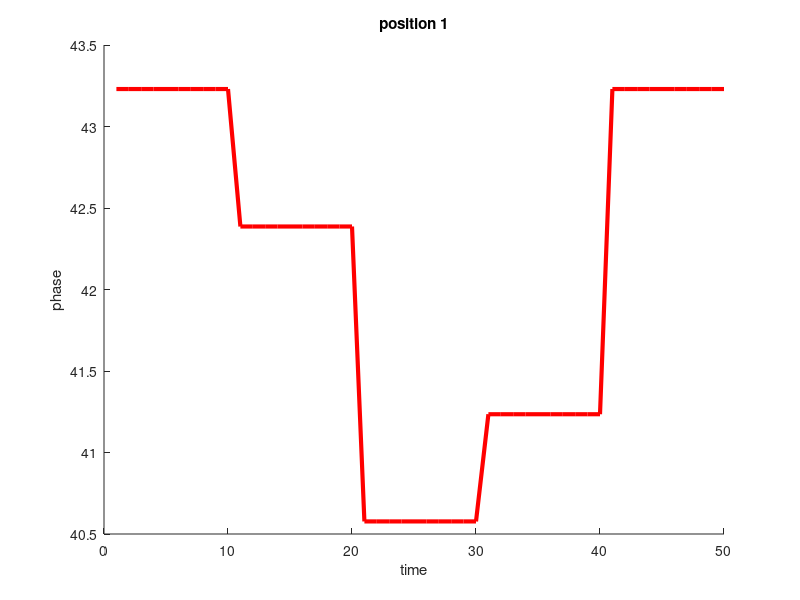
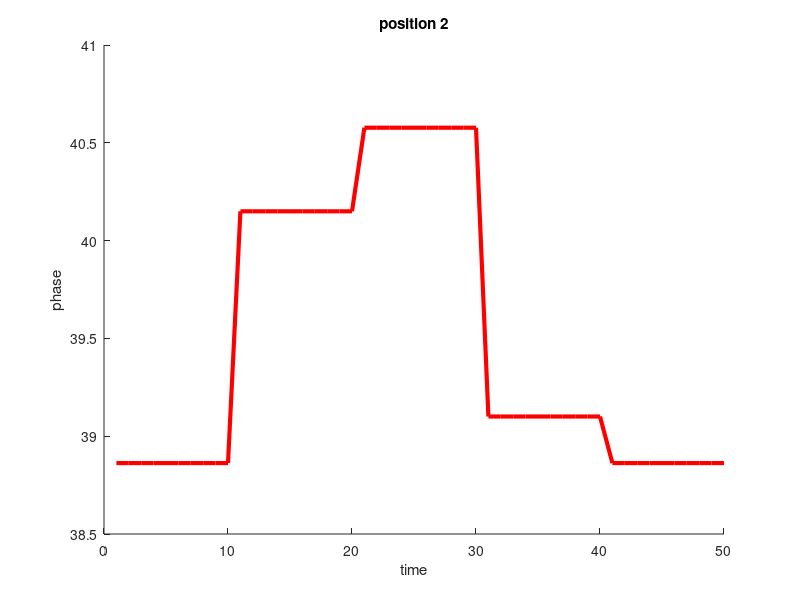

The MATLAB source for these figures, in order:
pathx = [ones(1, 10)*0.2 ones(1, 10)*0.3 ones(1, 10)*0.3 ones(1, 10)*0.2 ones(1, 10)*0.2];
pathy = [ones(1, 10)*(-0.4) ones(1, 10)*(-0.4) ones(1, 10)*(-0.3) ones(1, 10)*(-0.3) ones(1, 10)*(-0.4)];
% pathx = [ones(1, 10)*0.3 ones(1, 10)*0.2 ones(1, 10)*0.3 ones(1, 10)*0.3 ones(1, 10)*0.2];
% pathy = [ones(1, 10)*(-0.2) ones(1, 10)*(-0.3) ones(1, 10)*(-0.4) ones(1, 10)*(-0.2) ones(1, 10)*(-0.3)];
figure;
hold on;
dis = sqrt((pathx).^2 + (pathy).^2) + sqrt((pathx - 2 *ones(1, length(pathx))).^2 + (pathy).^2);
dis = dis / 0.333 * 2 * pi;
set(0,'defaultfigurecolor','w');
plot(dis, 'r','LineWidth',3);
title('position 1');
xlabel('time');
ylabel('phase');

figure;
hold on;
dis = sqrt((pathx).^2 + (pathy).^2) + sqrt((pathx).^2 + (pathy + 2 *ones(1, length(pathy))).^2);
dis = dis / 0.333 * 2 * pi;
set(0,'defaultfigurecolor','w');
plot(dis,'r','LineWidth',3);
title('position 2');
xlabel('time');
ylabel('phase');

